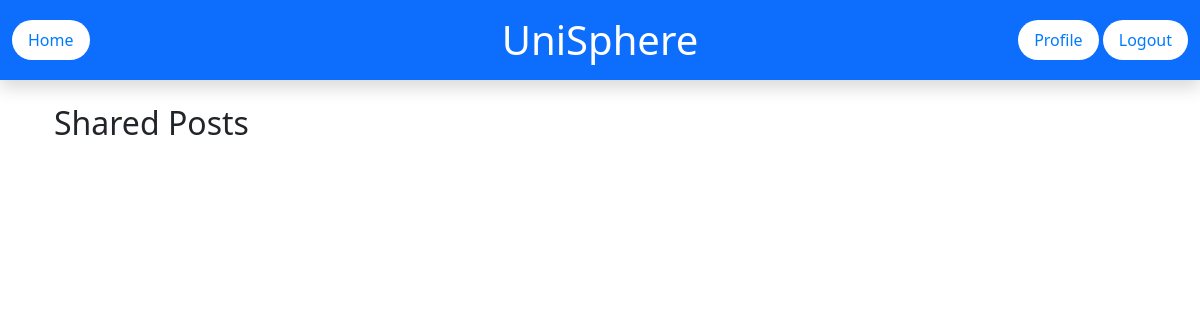
Page /shared-posts/ (signed in) on the earlier database version.
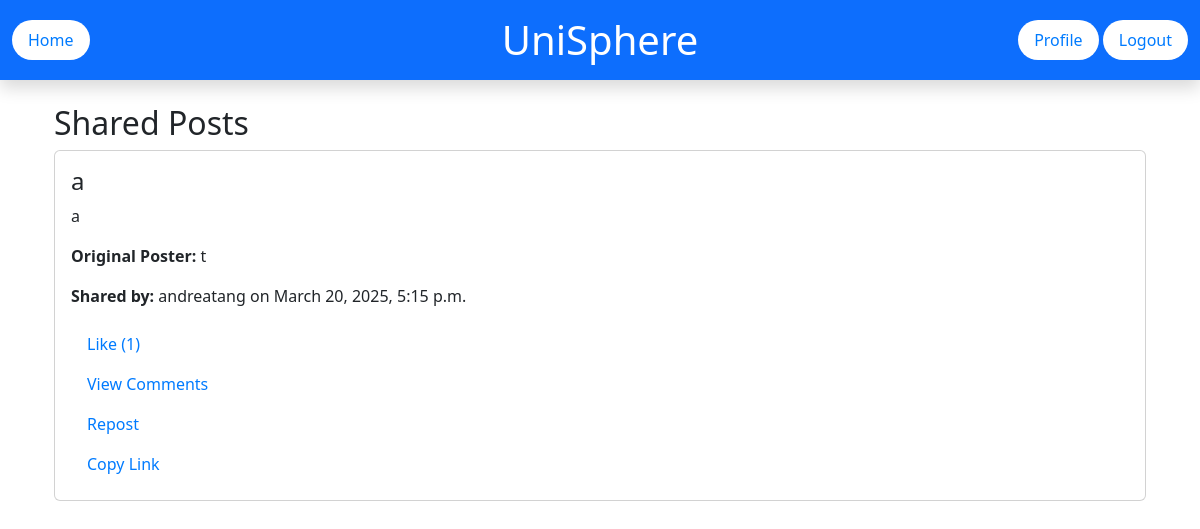
Same page on the later database version.
### UniSphereApp/models.py (models this page shows, shortened)
class SharedPost(models.Model):
    user = models.ForeignKey(settings.AUTH_USER_MODEL, on_delete=models.CASCADE)
    original_post = models.ForeignKey(StudentPost, on_delete=models.CASCADE, related_name="shared_posts")
    timestamp = models.DateTimeField(auto_now_add=True)

class StudentPost(models.Model):
    project = models.ForeignKey(Project, on_delete=models.CASCADE, related_name="posts")
    user = models.ForeignKey(settings.AUTH_USER_MODEL, on_delete=models.CASCADE)
    title = models.CharField(max_length=255)
    caption = models.TextField()
    timestamp = models.DateTimeField(auto_now_add=True)

class User(AbstractUser):
    STUDENT = 'student'
    RECRUITER = 'recruiter'
    ROLE_CHOICES = [
        (STUDENT, 'Student'),
        (RECRUITER, 'Recruiter'),
    ]
    role = models.CharField(max_length=10, choices=ROLE_CHOICES, default=STUDENT)

### UniSphereApp/views.py (the view)
# urls.py: path('shared-posts/', views.shared_posts_list, name='shared_posts_list'),
@login_required
def shared_posts_list(request):
    shared_posts = SharedPost.objects.filter(user=request.user).order_by('-timestamp')
    return render(request, 'UniSphereApp/shared_posts.html', {'shared_posts': shared_posts})

### templates/UniSphereApp/shared_posts.html (shortened to what this page needs)
{% extends "base.html" %}
{% block content %}
<div class="container mt-4">
    <h2>Shared Posts</h2>
    {% for shared_post in shared_posts %}
    <div class="card mb-3">
        <div class="card-body">
            <h4>{{ shared_post.original_post.title }}</h4>
            <p>{{ shared_post.original_post.caption|urlize }}</p>
            <p><strong>Original Poster:</strong> {{ shared_post.original_post.user.username }}</p>
            <p><strong>Shared by:</strong> {{ shared_post.user.username }} on {{ shared_post.timestamp }}</p>
            <form action="{% url 'like_post' shared_post.original_post.id %}" method="POST">
                <button type="submit" class="btn btn-outline-primary">
                    Like ({{ shared_post.original_post.likes.count }})
                </button>
            </form>
            <a href="{% url 'view_all_comments' shared_post.original_post.id %}" class="btn btn-outline-secondary">View Comments</a>
            <form action="{% url 'share_post' shared_post.original_post.id %}" method="POST">
                <button type="submit" class="btn btn-outline-success">Repost</button>
            </form>
            <button class="btn btn-outline-info" onclick="copyToClipboard('{{ request.build_absolute_uri }}')">Copy Link</button>
        </div>
    </div>
    {% endfor %}
</div>
{% endblock %}

Differences in the rows shown:
added SharedPost: original_post "a", original_post.caption "a", original_post.user.username "t", user.username "andreatang", timestamp "March 20, 2025, 5:15 p.m.", original_post.likes.count "1"
